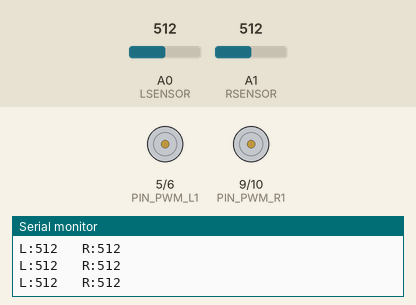
Bench run of a sketch on a simulated Arduino Uno, built with avr-gcc and run on an emulated ATmega328P. On the bench: motor-driver pin pairs drawn as motors (green arrow = first pin HIGH = forward, orange = second pin HIGH = backward, longer = more drive), the last lines printed to the serial monitor. The test bench sets the inputs (shaded band); at power-on: A0 (LSENSOR) = 512, A1 (RSENSOR) = 512.

Above: at 1.2 s.
1.3 s: A0 (LSENSOR) set to 417
2.8 s: A0 (LSENSOR) set to 382
At 4.0 s:
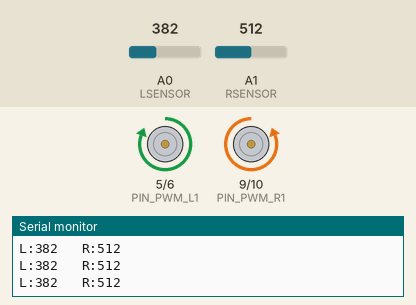
4.3 s: A1 (RSENSOR) set to 412
5.8 s: A1 (RSENSOR) set to 385
At 6.7 s:
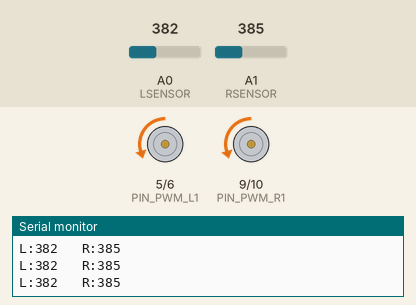
7.3 s: A1 (RSENSOR) set to 1023
At 7.8 s:
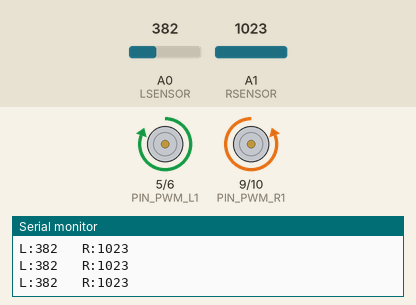
8.8 s: A0 (LSENSOR) set to 1023
At 10.1 s:
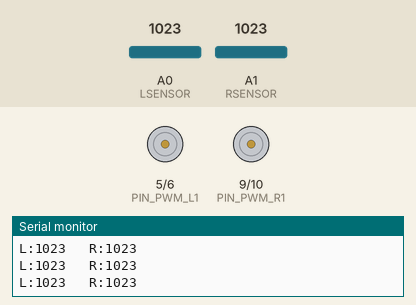
Timing chart, 0 to 11.8 s (numbered marks = the images above; inputs shaded):
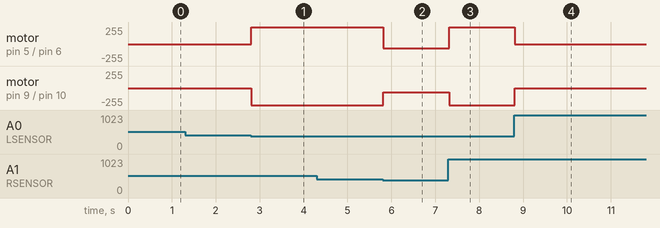

Measured:
- the behaviour switches between 400 and 399 on A0 (LSENSOR) (found by bisection; images 0 and 1)
- the behaviour switches between 400 and 399 on A1 (RSENSOR) (found by bisection; images 1 and 2)
- after the input at 2.8 s, motor on pin 5 (PIN_PWM_L1) / pin 6 (PIN_PWM_L2): stopped → forward 255/255 at once; motor on pin 9 (PIN_PWM_R1) / pin 10 (PIN_PWM_R2): stopped → backward 255/255 at once
- after the input at 5.8 s, motor on pin 5 (PIN_PWM_L1) / pin 6 (PIN_PWM_L2): forward 255/255 → backward 60/255 at once; motor on pin 9 (PIN_PWM_R1) / pin 10 (PIN_PWM_R2): backward 255/255 → backward 60/255 at once
- after the input at 7.3 s, motor on pin 5 (PIN_PWM_L1) / pin 6 (PIN_PWM_L2): backward 60/255 → forward 255/255 at once; motor on pin 9 (PIN_PWM_R1) / pin 10 (PIN_PWM_R2): backward 60/255 → backward 255/255 at once
- after the input at 8.8 s, motor on pin 5 (PIN_PWM_L1) / pin 6 (PIN_PWM_L2): forward 255/255 → stopped at once; motor on pin 9 (PIN_PWM_R1) / pin 10 (PIN_PWM_R2): backward 255/255 → stopped at once

The sketch:

Run.ino
```cpp
/*
小车沿着设定好的跑到行进，检测到跑道边缘会转弯

2024.8.27
*/


int LSENSOR = A0;
int RSENSOR = A1;
const int PIN_PWM_R1 = 9;
const int PIN_PWM_R2 = 10;
const int PIN_PWM_L1 = 5;
const int PIN_PWM_L2 = 6;


void setup() {
  // put your setup code here, to run once:
  Serial.begin(9600);
}


void loop() {
  // put your main code here, to run repeatedly:
  Serial.print("L:");
  Serial.print(analogRead(LSENSOR));
  Serial.print("   R:");
  Serial.println(analogRead(RSENSOR));


  // 直行
  if(analogRead(RSENSOR)<400&&analogRead(LSENSOR)<400){
    analogWrite(PIN_PWM_R1, 0);  // 右轮前转
    analogWrite(PIN_PWM_R2, 60);
    analogWrite(PIN_PWM_L1, 0);  // 左轮前转
    analogWrite(PIN_PWM_L2, 60);


  // 左转
  }else if(analogRead(RSENSOR)>=400&&analogRead(LSENSOR)<400){
    analogWrite(PIN_PWM_R1, 0);  // 右轮前转
    analogWrite(PIN_PWM_R2, 255);
    analogWrite(PIN_PWM_L1, 255);  // 左轮后转
    analogWrite(PIN_PWM_L2, 0);
    // delay(20);


  // 右转
  }else if(analogRead(RSENSOR)<400&&analogRead(LSENSOR)>=400){
    analogWrite(PIN_PWM_R1, 255);  // 右轮后转
    analogWrite(PIN_PWM_R2, 0);
    analogWrite(PIN_PWM_L1, 0);  // 左轮前转
    analogWrite(PIN_PWM_L2, 255);
    // delay(20);


  // 停止
  }else if(analogRead(RSENSOR)>=400&&analogRead(LSENSOR)>=400){
    analogWrite(PIN_PWM_R1, 0);  // 右轮不转
    analogWrite(PIN_PWM_R2, 0);
    analogWrite(PIN_PWM_L1, 0);  // 左轮不转
    analogWrite(PIN_PWM_L2, 0);

  };
  // delay(20);
}
```
